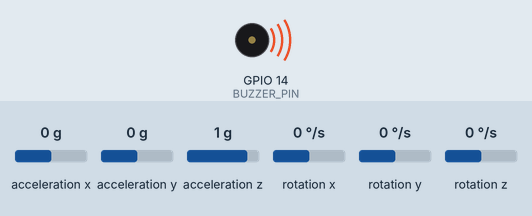
Simulated run of this sketch. Board: ESP32. On the bench: buzzer (waves = sounding, pin HIGH). Wiring (inferred from the names in the program): MPU-6050 motion sensor at I2C address 0x68. The inputs (shaded band) are chosen by the test bench; at power-on: acceleration x 0 g, acceleration y 0 g, acceleration z 1 g, rotation x 0 °/s, rotation y 0 °/s, rotation z 0 °/s. What the sketch prints to the serial monitor is not drawn.

Above: at 0.21 s.
At 4.6 s:
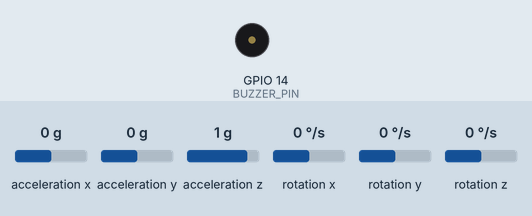
4.7 s: acceleration x set to -1.4 g
7.7 s: acceleration y set to -1.4 g
At 38.52 s:
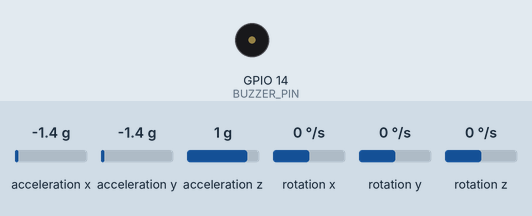
Timing chart, 0 to 39.8 s (numbered marks = the images above; inputs shaded):
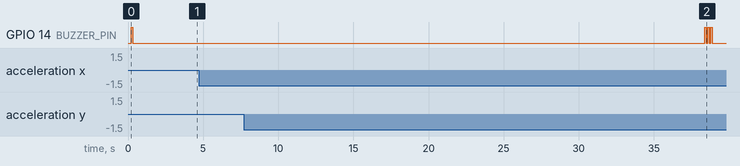

The sketch:

calic.ino
```cpp
// =============================================
// AUTO OFFSET FINDER PRO - CALIBRATE ĐA TRỤC
// =============================================
// Cách dùng:
// 1. Nạp code này vào ESP32
// 2. Đặt robot trên mặt phẳng THẲNG ĐỨNG
// 3. Tool sẽ tự động calibrate TẤT CẢ CÁC TRỤC
// 4. Copy giá trị offset vào code chính

#include <Wire.h>

#define MPU6050 0x68
#define ACCEL_CONFIG 0x1C
#define GYRO_CONFIG 0x1B
#define PWR_MGMT_1 0x6B

#define BUZZER_PIN 14

int16_t AcX, AcY, AcZ;
int16_t GyX, GyY, GyZ;

// Tổng để tính trung bình
long AcX_sum = 0, AcY_sum = 0, AcZ_sum = 0;
long GyX_sum = 0, GyY_sum = 0, GyZ_sum = 0;
int sample_count = 0;
const int TOTAL_SAMPLES = 3000; // 3000 mẫu = 30 giây

// Đo độ ổn định
float stability_score = 0;
float prev_angle = 0;
float angle_variance_sum = 0;

// Kết quả
int16_t final_AcX_offset = 0;
int16_t final_AcY_offset = 0;
int16_t final_AcZ_offset = 0;
int16_t final_GyZ_offset = 0;

void writeTo(byte device, byte address, byte value) {
  Wire.beginTransmission(device);
  Wire.write(address);
  Wire.write(value);
  Wire.endTransmission(true);
}

void setup() {
  Serial.begin(115200);
  Wire.begin();
  delay(100);

  writeTo(MPU6050, PWR_MGMT_1, 0);
  writeTo(MPU6050, ACCEL_CONFIG, 0);     // ±2g
  writeTo(MPU6050, GYRO_CONFIG, 1 << 3); // ±500°/s
  writeTo(MPU6050, 0x1A, 3);             // DLPF = 44Hz
  delay(100);

  pinMode(BUZZER_PIN, OUTPUT);
  digitalWrite(BUZZER_PIN, HIGH);
  delay(100);
  digitalWrite(BUZZER_PIN, LOW);

  Serial.println("");
  Serial.println("╔═══════════════════════════════════════════════════╗");
  Serial.println("║    🎯 AUTO OFFSET FINDER PRO - CALIBRATE ĐA TRỤC   ║");
  Serial.println("╠═══════════════════════════════════════════════════╣");
  Serial.println("║                                                    ║");
  Serial.println("║  📌 HƯỚNG DẪN:                                     ║");
  Serial.println("║     1. Đặt robot THẲNG ĐỨNG trên mặt phẳng         ║");
  Serial.println("║     2. KHÔNG CHẠM vào robot trong 30 giây          ║");
  Serial.println("║     3. Tool sẽ đo và tính offset TẤT CẢ CÁC TRỤC   ║");
  Serial.println("║                                                    ║");
  Serial.println("╠═══════════════════════════════════════════════════╣");
  Serial.println("║  📊 Đang đo: Accelerometer (AcX, AcY, AcZ)         ║");
  Serial.println("║              Gyroscope (GyZ)                       ║");
  Serial.println("║              Độ ổn định (Stability)                ║");
  Serial.println("╚═══════════════════════════════════════════════════╝");
  Serial.println("");
  Serial.println("⏳ Bắt đầu calibrate trong 3 giây...");
  delay(3000);
  Serial.println("📡 Đang đo...");
  Serial.println("");
}

void loop() {
  // Đọc tất cả dữ liệu từ MPU6050
  Wire.beginTransmission(MPU6050);
  Wire.write(0x3B); // Bắt đầu từ ACCEL_XOUT_H
  Wire.endTransmission(false);
  Wire.requestFrom(MPU6050, 14, true);

  AcX = Wire.read() << 8 | Wire.read();
  AcY = Wire.read() << 8 | Wire.read();
  AcZ = Wire.read() << 8 | Wire.read();
  Wire.read();
  Wire.read(); // Temp (bỏ qua)
  GyX = Wire.read() << 8 | Wire.read();
  GyY = Wire.read() << 8 | Wire.read();
  GyZ = Wire.read() << 8 | Wire.read();

  // Tích lũy để tính trung bình
  AcX_sum += AcX;
  AcY_sum += AcY;
  AcZ_sum += AcZ;
  GyZ_sum += GyZ;

  // Tính góc hiện tại để đo độ ổn định
  float current_angle = atan2(AcY, -AcX) * 57.2958;
  float angle_diff = current_angle - prev_angle;
  angle_variance_sum += angle_diff * angle_diff;
  prev_angle = current_angle;

  sample_count++;

  // In tiến trình mỗi 300 mẫu (3 giây)
  if (sample_count % 300 == 0) {
    float progress = (float)sample_count / TOTAL_SAMPLES * 100;
    float avg_AcY = (float)AcY_sum / sample_count;
    float avg_angle = atan2(avg_AcY, -(float)AcX_sum / sample_count) * 57.2958;
    float current_variance = sqrt(angle_variance_sum / sample_count);

    Serial.printf(
        "📊 [%3.0f%%] Góc TB: %+6.2f° | Dao động: %.3f° | AcY TB: %.0f\n",
        progress, avg_angle, current_variance, avg_AcY);

    // Cảnh báo nếu không ổn định
    if (current_variance > 0.5) {
      Serial.println("   ⚠️ Robot đang rung! Đặt ổn định hơn!");
    }
  }

  // Hoàn thành calibration
  if (sample_count >= TOTAL_SAMPLES) {
    // Tính trung bình
    float avg_AcX = (float)AcX_sum / sample_count;
    float avg_AcY = (float)AcY_sum / sample_count;
    float avg_AcZ = (float)AcZ_sum / sample_count;
    float avg_GyZ = (float)GyZ_sum / sample_count;

    // Tính góc trung bình
    float avg_angle = atan2(avg_AcY, -avg_AcX) * 57.2958;

    // Tính độ ổn định (variance)
    float stability = sqrt(angle_variance_sum / sample_count);

    // Tính offset cần thiết
    // Mục tiêu: AcY sau offset = 0 khi đứng thẳng
    // Công thức: new_offset = -avg_AcY (để về 0) + adjustment cho góc
    final_AcY_offset = (int16_t)(-avg_AcY + 280 * avg_angle);

    // GyZ offset đơn giản là trung bình (mục tiêu = 0 khi đứng yên)
    final_GyZ_offset = (int16_t)avg_GyZ;

    // Đánh giá chất lượng calibration
    String quality = "❓ KHÔNG XÁC ĐỊNH";
    if (stability < 0.1)
      quality = "🏆 XUẤT SẮC";
    else if (stability < 0.3)
      quality = "✅ TỐT";
    else if (stability < 0.5)
      quality = "⚠️ TRUNG BÌNH";
    else
      quality = "❌ KÉM - Cần calibrate lại!";

    Serial.println("");
    Serial.println("╔═══════════════════════════════════════════════════════╗");
    Serial.println(
        "║                   🎯 KẾT QUẢ CALIBRATION               ║");
    Serial.println("╠═══════════════════════════════════════════════════════╣");
    Serial.printf("║  📐 Góc trung bình:     %+7.2f°                       \n",
                  avg_angle);
    Serial.printf("║  📊 Độ ổn định:         %7.3f° (%s)     \n", stability,
                  quality.c_str());
    Serial.printf("║  📈 Số mẫu đo:          %7d                         \n",
                  sample_count);
    Serial.println("╠═══════════════════════════════════════════════════════╣");
    Serial.println(
        "║                   📋 GIÁ TRỊ RAW                       ║");
    Serial.println("╠═══════════════════════════════════════════════════════╣");
    Serial.printf("║  AcX trung bình:  %+8.0f                             \n",
                  avg_AcX);
    Serial.printf("║  AcY trung bình:  %+8.0f                             \n",
                  avg_AcY);
    Serial.printf("║  AcZ trung bình:  %+8.0f                             \n",
                  avg_AcZ);
    Serial.printf("║  GyZ trung bình:  %+8.0f                             \n",
                  avg_GyZ);
    Serial.println("╠═══════════════════════════════════════════════════════╣");
    Serial.println(
        "║                                                        ║");
    Serial.println(
        "║   🔧 COPY CÁC DÒNG SAU VÀO CODE CHÍNH:                 ║");
    Serial.println(
        "║                                                        ║");
    Serial.println("╠═══════════════════════════════════════════════════════╣");
    Serial.println("");
    Serial.printf("    int16_t AcX_offset = 0;\n");
    Serial.printf("    int16_t AcY_offset = %d;\n", final_AcY_offset);
    Serial.printf("    int16_t GyZ_offset = %d;\n", final_GyZ_offset);
    Serial.println("");
    Serial.println("╠═══════════════════════════════════════════════════════╣");
    Serial.println(
        "║  📁 File: one_axis_reaction_wheel_stick.ino (dòng 65-70)║");
    Serial.println(
        "║  ⭐ Nạp lại code chính với offset mới là xong!         ║");
    Serial.println("╚═══════════════════════════════════════════════════════╝");

    if (stability > 0.5) {
      Serial.println("");
      Serial.println("⚠️ CẢNH BÁO: Độ ổn định thấp!");
      Serial.println("   → Đặt robot ổn định hơn rồi chạy lại tool này.");
    }

    // Bíp 3 lần báo xong
    for (int i = 0; i < 3; i++) {
      digitalWrite(BUZZER_PIN, HIGH);
      delay(100);
      digitalWrite(BUZZER_PIN, LOW);
      delay(100);
    }

    while (1) {
      delay(1000);
    }
  }

  delay(10); // 100Hz sampling
}
```

Measured:
- after the input at 4.7 s, every drawn part: stays the same
